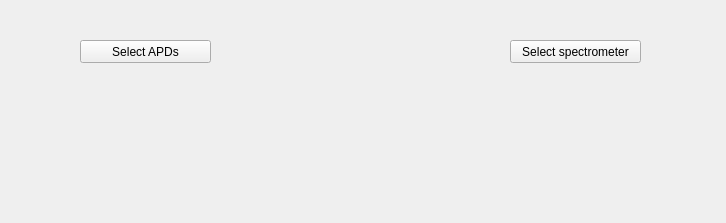
<?xml version="1.0" encoding="UTF-8"?>
<ui version="4.0">
 <class>MainWindow</class>
 <widget class="QMainWindow" name="MainWindow">
  <property name="geometry">
   <rect>
    <x>0</x>
    <y>0</y>
    <width>726</width>
    <height>223</height>
   </rect>
  </property>
  <property name="windowTitle">
   <string>Fibre switch</string>
  </property>
  <widget class="QWidget" name="centralwidget">
   <widget class="QLabel" name="fibre_sw_mimic">
    <property name="geometry">
     <rect>
      <x>90</x>
      <y>80</y>
      <width>561</width>
      <height>91</height>
     </rect>
    </property>
    <property name="text">
     <string/>
    </property>
    <property name="pixmap">
     <pixmap>fibre-switch-off.png</pixmap>
    </property>
    <property name="scaledContents">
     <bool>true</bool>
    </property>
   </widget>
   <widget class="QPushButton" name="fibre_sw_on_btn">
    <property name="geometry">
     <rect>
      <x>80</x>
      <y>40</y>
      <width>131</width>
      <height>23</height>
     </rect>
    </property>
    <property name="text">
     <string>Select APDs</string>
    </property>
   </widget>
   <widget class="QPushButton" name="fibre_sw_off_btn">
    <property name="geometry">
     <rect>
      <x>510</x>
      <y>40</y>
      <width>131</width>
      <height>23</height>
     </rect>
    </property>
    <property name="text">
     <string>Select spectrometer</string>
    </property>
   </widget>
  </widget>
 </widget>
 <resources/>
 <connections/>
</ui>
